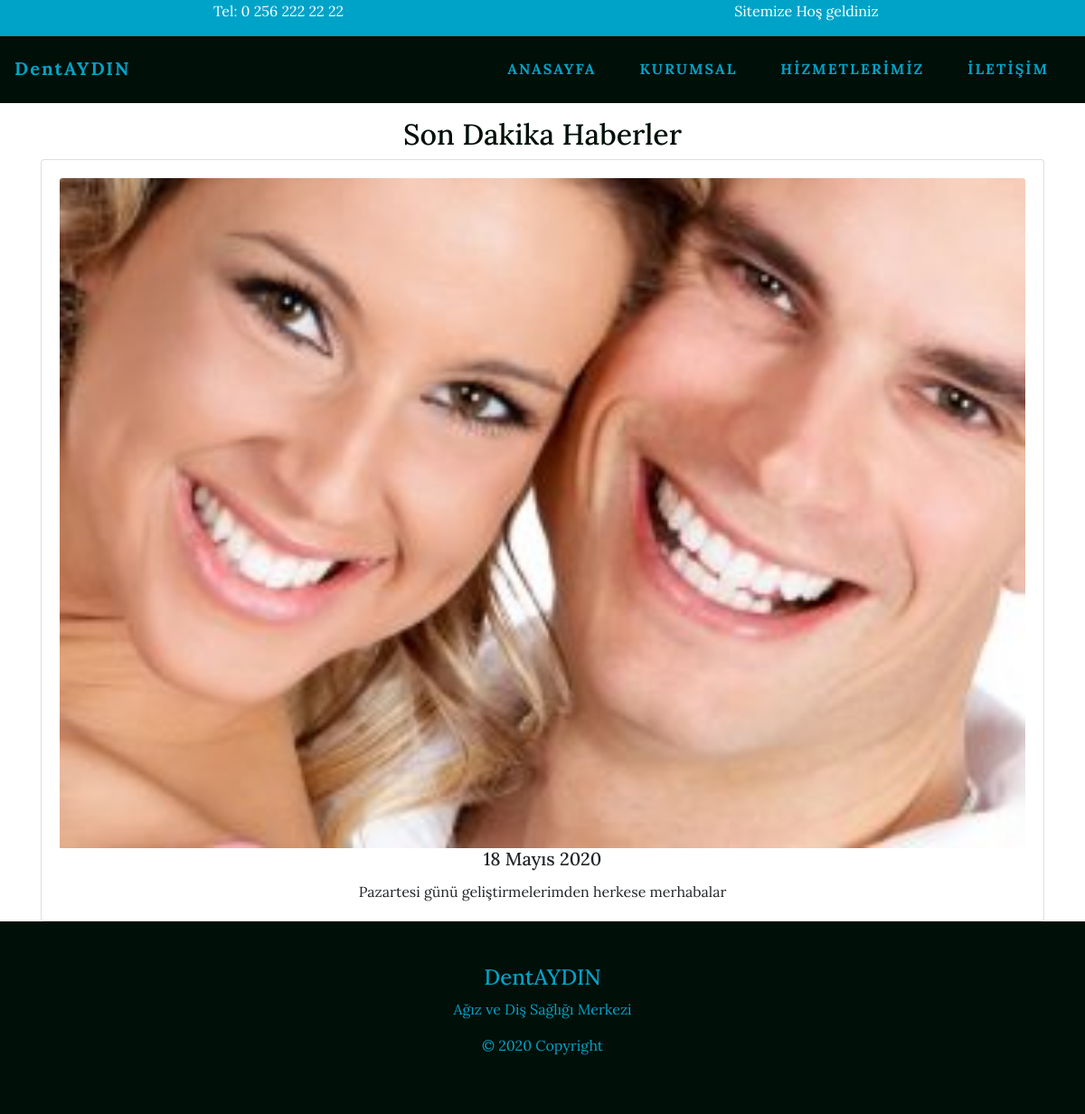
The app's page /blog/4/ with its own data.
### blog/models.py (models this page shows, shortened)
class BlogPost(models.Model):
    BlogTitle = models.CharField(max_length=100, verbose_name="Başlık")
    BlogImage = models.ImageField(upload_to='images/', null=True, blank=True)
    BlogContent = models.TextField(verbose_name="İçerik")
    BlogDate = models.DateTimeField(auto_now_add=True)
    class Meta:
        ordering =  ['-BlogDate',]

### blog/views.py (the view)
# urls.py: path('<int:id>/', BlogDetail.as_view(), name="detail")
class BlogDetail(DetailView):
    model = BlogPost
    template_name = "blog_detail.html"
    queryset = BlogPost.objects.all()
    def get_object(self):
        id_ = self.kwargs.get("id")
        return get_object_or_404(BlogPost, id=id_)

### templates/blog_detail.html
{% extends 'base.html' %} {% block content %} {% load static %}
<div class="container">
    <div class="row mt-3">
        <div class="col-sm-12 text-center">
            <h2>Son Dakika Haberler</h2>
            <div class="card" style="width: auto;">
                <div class="card-body">
                    <img class="card-img-top img-fluid" src="{{object.BlogImage.url}}" />
                    <h5 class="card-title">{{object.BlogTitle}}</h5>
                    <p class="card-text">{{object.BlogContent|safe}}</p>
                </div>
            </div>
        </div>
</div>
</div>
{% endblock content%}

### static/css/main.css (style rules this page uses)
* { padding: 0; margin: 0; box-sizing: border-box; }
body { font-family: "Lora", serif; }
h2 { color: #000F08; }

### records on screen
BlogPost: BlogImage (picture), BlogTitle "18 Mayıs 2020", BlogContent "Pazartesi günü geliştirmelerimden herkese merhabalar"
